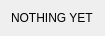
<?xml version="1.0" encoding="UTF-8"?>
<ui version="4.0">
 <class>QInteractorStyleNavigation</class>
 <widget class="QAbstractInteractorStyle" name="QInteractorStyleNavigation">
  <property name="geometry">
   <rect>
    <x>0</x>
    <y>0</y>
    <width>94</width>
    <height>30</height>
   </rect>
  </property>
  <property name="windowTitle">
   <string>QInteractorStyleNavigation</string>
  </property>
  <layout class="QHBoxLayout" name="horizontalLayout">
   <item>
    <widget class="QLabel" name="label">
     <property name="text">
      <string>NOTHING YET</string>
     </property>
    </widget>
   </item>
  </layout>
 </widget>
 <layoutdefault spacing="6" margin="11"/>
 <customwidgets>
  <customwidget>
   <class>QAbstractInteractorStyle</class>
   <extends>QWidget</extends>
   <header>qabstractinteractorstyle.h</header>
   <container>1</container>
  </customwidget>
 </customwidgets>
 <resources/>
 <connections/>
</ui>
